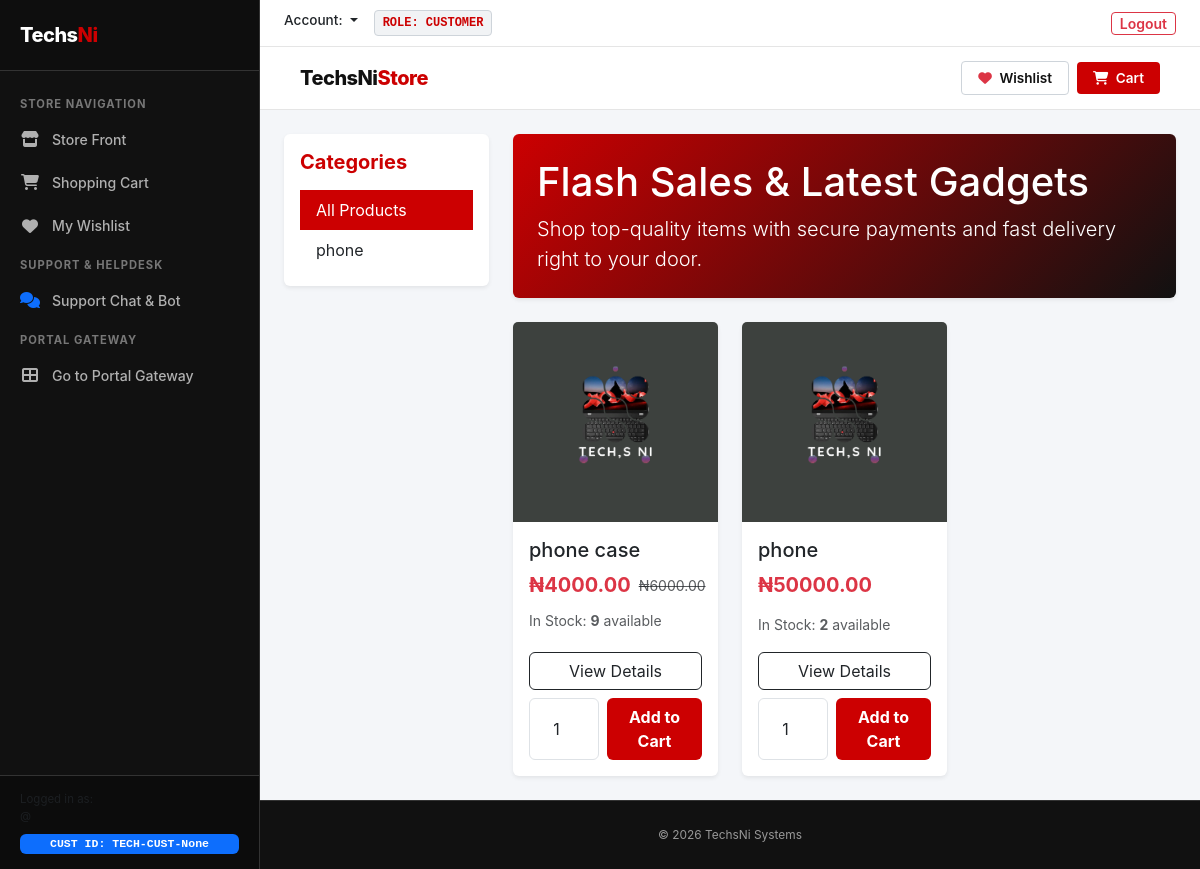
/store/, run on the app's committed database.
### store/models.py (models this page shows, shortened)
class Category(models.Model):
    name = models.CharField(max_length=255, unique=True)
    slug = models.SlugField(max_length=255, unique=True)
    description = models.TextField(blank=True, null=True)
    created_at = models.DateTimeField(auto_now_add=True)

class Product(models.Model):
    category = models.ForeignKey('Category', on_delete=models.CASCADE, related_name='products')
    name = models.CharField(max_length=255)
    slug = models.SlugField(max_length=255, unique=True)
    description = models.TextField()
    price = models.DecimalField(max_digits=12, decimal_places=2, help_text="Original Regular Price")
    discount_price = models.DecimalField(max_digits=12, decimal_places=2, blank=True, null=True, help_text="Standard discounted price on normal days")
    vendor_price = models.DecimalField(
        max_digits=12, decimal_places=2, default=0.00,
        help_text="Confidential warehouse vendor stock cost. Visible ONLY to Stock Keeper, Finance, General Manager & CEO."
    )
    promo_theme = models.ForeignKey('PromoTheme', on_delete=models.SET_NULL, blank=True, null=True, related_name='promo_products', help_text="Optional celebration event association")
    promo_price = models.DecimalField(max_digits=12, decimal_places=2, blank=True, null=True, help_text="Special promotional/celebration price")
    stock_quantity = models.PositiveIntegerField(default=0)
    image = models.ImageField(upload_to='store/products/', blank=True, null=True)
    visual_search_tag = models.CharField(max_length=255, blank=True, null=True, help_text="Keywords for photo/visual search indexing")
    internal_brand_tag = models.CharField(
        max_length=255,
        blank=True,
        null=True,
        help_text="Confidential Brand/Supplier Tag (Visible ONLY to CEO, General Manager, Manager, and Finance)"
    )
    allow_partial_payment = models.BooleanField(
        default=False,
        help_text="Allow upfront deposit with remainder due upon delivery for qualifying orders."
    )
    partial_deposit_percentage = models.PositiveIntegerField(
        default=80,
        help_text="Upfront percentage required if partial payment is enabled (e.g. 80)."
    )
    is_active = models.BooleanField(default=True)
    created_at = models.DateTimeField(auto_now_add=True)
    updated_at = models.DateTimeField(auto_now=True)

### store/views.py (the view)
# urls.py: path('', views.store_home_view, name='store_home'),
def store_home_view(request):
    categories = Category.objects.all()
    selected_category_id = request.GET.get('category')
    products = Product.objects.filter(is_active=True).order_by('-id')
    if selected_category_id:
        products = products.filter(category_id=selected_category_id)
    active_promo_theme = PromoTheme.objects.filter(is_active=True).first()
    context = {
        'categories': categories,
        'products': products,
        'selected_category': selected_category_id,
        'active_promo_theme': active_promo_theme,
    }
    if request.headers.get('X-Requested-With') == 'XMLHttpRequest':
        return render(request, 'store/home.html', context)
    return render(request, 'store/home.html', context)

### store/templates/store/home.html (shortened to what this page needs)
{% extends 'store/base.html' %}
{% block content %}
<div class="row">
    <div class="col-md-3 mb-4">
        <div class="card shadow-sm border-0 p-3">
            <h5 class="fw-bold mb-3" style="color: var(--brand-red);">Categories</h5>
            <div class="list-group list-group-flush">
                <a href="{% url 'store_home' %}" class="list-group-item list-group-item-action {% if not selected_category %}active border-0{% endif %}" {% if not selected_category %}style="background-color: var(--brand-red); color: white;"{% endif %}>
                    All Products
                </a>
                {% for cat in categories %}
                    <a href="{% url 'store_home' %}?category={{ cat.id }}" class="list-group-item list-group-item-action " >
                        {{ cat.name }}
                    </a>
                {% endfor %}
            </div>
        </div>
    </div>
    <div class="col-md-9">
        <div class="p-4 mb-4 rounded text-white shadow-sm" style="background: linear-gradient(135deg, var(--brand-red), var(--brand-dark));">
            <h1>{% if active_promo_theme %}{{ active_promo_theme.name }} Flash Sales{% else %}Flash Sales & Latest Gadgets{% endif %}</h1>
            <p class="lead mb-0">Shop top-quality items with secure payments and fast delivery right to your door.</p>
        </div>
        <div class="row row-cols-1 row-cols-md-3 g-4">
            {% for product in products %}
                <div class="col">
                    <div class="card h-100 shadow-sm border-0">
                        {% if product.image %}
                            <img src="{{ product.image.url }}" class="card-img-top" alt="{{ product.name }}" style="height: 200px; object-fit: cover;">
                        {% else %}
                            <div class="bg-secondary text-white d-flex align-items-center justify-content-center" style="height: 200px;">No Image</div>
                        {% endif %}
                        <div class="card-body d-flex flex-column">
                            <h5 class="card-title text-truncate">{{ product.name }}</h5>
                            <div class="mb-2">
                                {% if active_promo_theme and product.promo_theme and product.promo_theme.id == active_promo_theme.id and product.promo_price %}
                                    <div class="d-flex align-items-center gap-2">
                                        <span class="fw-bold text-danger fs-5">₦{{ product.promo_price }}</span>
                                        <span class="text-muted text-decoration-line-through small">₦{{ product.price }}</span>
                                    </div>
                                    <span class="badge bg-danger mt-1" style="font-size: 10px;">{{ active_promo_theme.name }} PROMO</span>
                                {% elif product.discount_price %}
                                    <div class="d-flex align-items-center gap-2">
                                        <span class="fw-bold text-danger fs-5">₦{{ product.discount_price }}</span>
                                        <span class="text-muted text-decoration-line-through small">₦{{ product.price }}</span>
                                    </div>
                                {% else %}
                                    <p class="card-text fw-bold text-danger fs-5 mb-1">₦{{ product.price }}</p>
                                {% endif %}
                            </div>
                            <div class="mb-3">
                                {% if product.stock_quantity <= 0 %}
                                    <span class="badge bg-danger w-100 py-2">Out of Stock</span>
                                {% else %}
                                    <span class="text-muted small">In Stock: <strong>{{ product.stock_quantity }}</strong> available</span>
                                {% endif %}
                            </div>
                            <div class="mt-auto">
                                <a href="{% url 'store_product_detail' product.slug %}" class="btn btn-outline-dark w-100 mb-2">View Details</a>
                                {% if product.stock_quantity > 0 %}
                                    <form action="{% url 'store_add_to_cart' product.id %}" method="POST" class="d-flex gap-2">
                                        <input type="number" name="quantity" value="1" min="1" max="{{ product.stock_quantity }}" class="form-control text-center" style="max-width: 70px;" required>
                                        <button type="submit" class="btn text-white fw-bold flex-grow-1" style="background-color: var(--brand-red);">Add to Cart</button>
                                    </form>
                                {% else %}
                                    <button class="btn btn-secondary w-100" disabled>Sold Out</button>
                                {% endif %}
                            </div>
                        </div>
                    </div>
                </div>
            {% empty %}
                <div class="col-12">
                    <div class="alert alert-warning text-center">No products available in this category right now. Check back soon!</div>
                </div>
            {% endfor %}
        </div>
    </div>
</div>
{% endblock %}

### data on the page
Category: name "phone"
Product: image (picture), name "phone case", discount_price "4000.00", price "6000.00", stock_quantity "9"
Product: image (picture), name "phone", price "50000.00", stock_quantity "2"

### other printed values
{{ request.user.id }} "None"
{{ request.user.role|default:"CUSTOMER"|upper }} "CUSTOMER"
